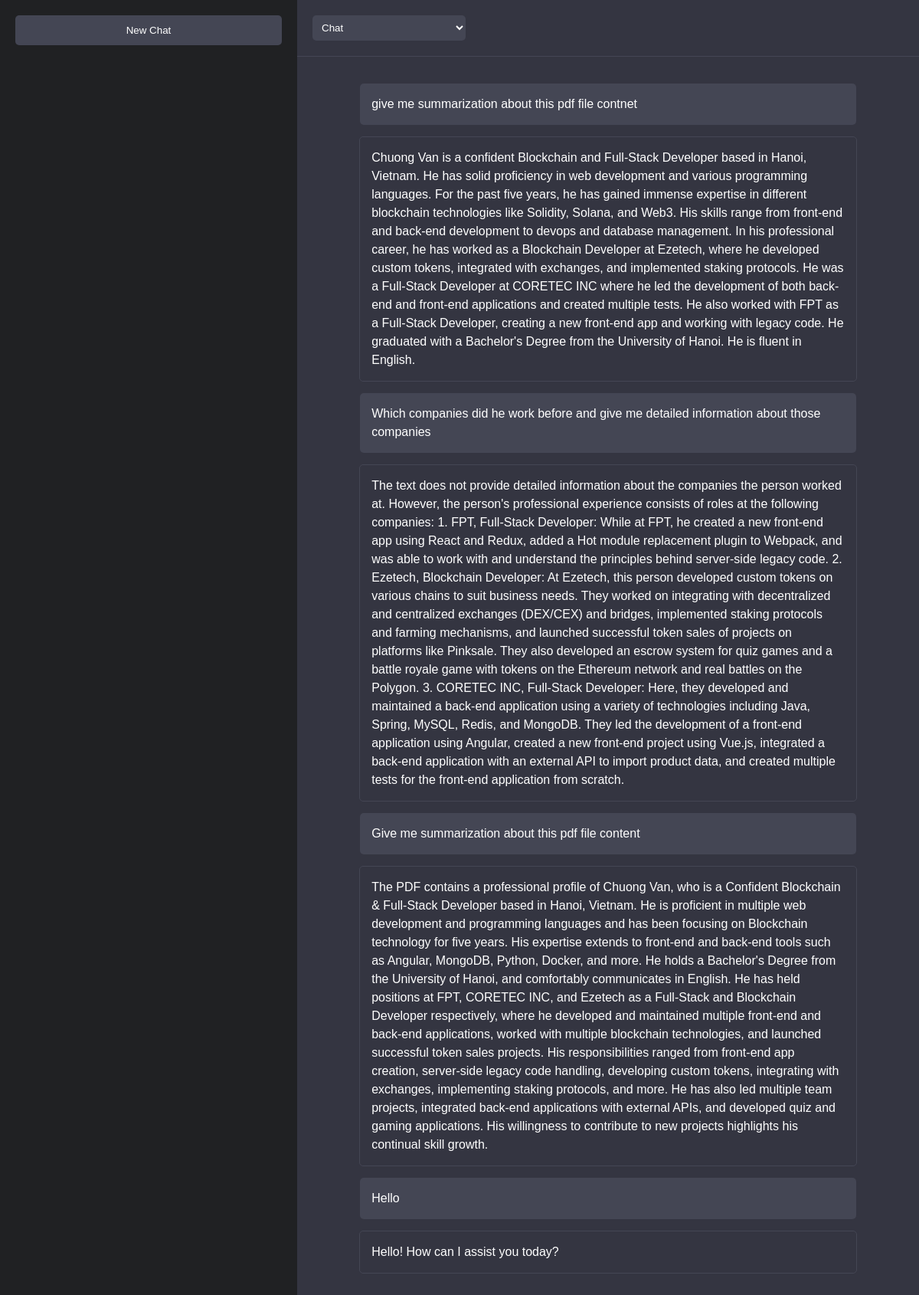
The app's page /chat/32/ (signed in) with its own data.
### chat/models.py (models this page shows)
class Message(models.Model):
    chat = models.ForeignKey(Chat, on_delete=models.CASCADE)
    content = models.TextField()
    is_user = models.BooleanField()
    created_at = models.DateTimeField(auto_now_add=True)

### chat/views.py (the view)
# urls.py: path('chat/', views.chat, name='new_chat'),
@login_required
def chat(request, chat_id=None):
    if chat_id:
        chat = Chat.objects.get(id=chat_id)
        messages = Message.objects.filter(chat=chat).order_by('created_at')
    else:
        chat = None
        messages = []
    return render(request, 'chat/chat.html', {
        'chat': chat,
        'messages': messages
    })

### chat/templates/chat/chat.html (shortened to what this page needs)
<!DOCTYPE html>
<html lang="en">
<head>
</head>
<body>
    <div class="container">
        <div class="chat-history">
            <button id="new-chat" class="new-chat-btn">New Chat</button>
        </div>
        <div class="chat-progress">
            <div class="chat-type-selector">
                <select id="chat-type">
                    <option value="chat">Chat</option>
                </select>
            </div>
            <div id="chat-container">
                {% for message in messages %}
                <div class="message {% if message.is_user %}user-message{% else %}bot-message{% endif %}">
                    {{ message.content }}
                </div>
                {% endfor %}
            </div>
        </div>
    </div>
</body>
</html>

### chat/templates/chat/chat.html (style rules this page uses)
body { margin: 0; padding: 0; font-family: Arial, sans-serif; background-color: #343541; color: white; }
.container { display: flex; height: 100vh; }
.chat-history { width: 30%; background-color: #202123; padding: 20px; overflow-y: auto; }
.chat-progress { width: 70%; position: relative; display: flex; flex-direction: column; }
.new-chat-btn { width: 100%; padding: 12px; background-color: #444654; color: white; border: none; border-radius: 5px; cursor: pointer; margin-bottom: 20px; transition: background-color 0.3s; }
.chat-type-selector { padding: 20px; border-bottom: 1px solid #444654; }
.chat-type-selector select { padding: 8px; background-color: #444654; color: white; border: none; border-radius: 5px; width: 200px; }
#chat-container { flex-grow: 1; overflow-y: auto; padding: 20px; margin-bottom: 80px; }
.message { max-width: 80%; margin: 15px auto; padding: 15px; border-radius: 5px; line-height: 1.5; }
.user-message { background-color: #444654; margin-left: auto; }
.bot-message { background-color: #343541; margin-right: auto; border: 1px solid #444654; }

### records on screen
Message: content "give me summarization about this pdf file contnet"
Message: content "Chuong Van is a confident Blockchain and Full-Stack Developer based in Hanoi, Vietnam. He has solid proficiency in web development and various programming languages. For the past five years, he has gained immense expertise in different blockchain technologies like Solidity, Solana, and Web3. His skills range from front-end and back-end development to devops and database management. In his professional career, he has worked as a Blockchain Developer at Ezetech, where he developed custom tokens, integrated with exchanges, and implemented staking protocols. He was a Full-Stack Developer at CORETEC INC where he led the development of both back-end and front-end applications and created multiple…"
Message: content "Which companies did he work before and give me detailed information about those companies"
Message: content "The text does not provide detailed information about the companies the person worked at. However, the person's professional experience consists of roles at the following companies: 1. FPT, Full-Stack Developer: While at FPT, he created a new front-end app using React and Redux, added a Hot module replacement plugin to Webpack, and was able to work with and understand the principles behind server-side legacy code. 2. Ezetech, Blockchain Developer: At Ezetech, this person developed custom tokens on various chains to suit business needs. They worked on integrating with decentralized and centralized exchanges (DEX/CEX) and bridges, implemented staking protocols and farming mechanisms, and…"
Message: content "Give me summarization about this pdf file content"
Message: content "The PDF contains a professional profile of Chuong Van, who is a Confident Blockchain & Full-Stack Developer based in Hanoi, Vietnam. He is proficient in multiple web development and programming languages and has been focusing on Blockchain technology for five years. His expertise extends to front-end and back-end tools such as Angular, MongoDB, Python, Docker, and more. He holds a Bachelor's Degree from the University of Hanoi, and comfortably communicates in English. He has held positions at FPT, CORETEC INC, and Ezetech as a Full-Stack and Blockchain Developer respectively, where he developed and maintained multiple front-end and back-end applications, worked with multiple blockchain…"
Message: content "Hello"
Message: content "Hello! How can I assist you today?"
